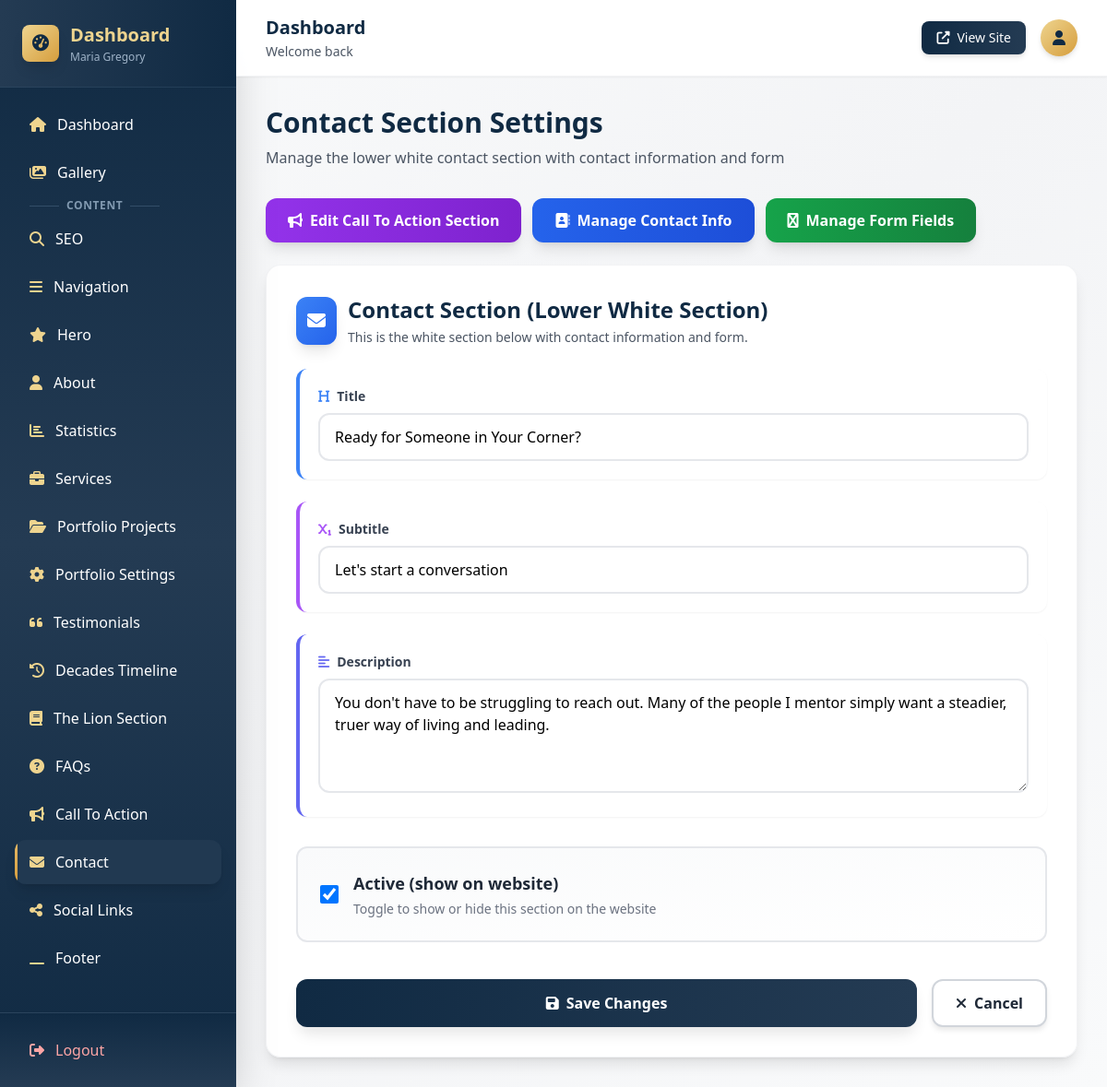
The page /dashboard/contact/ (signed in) on the database as committed earlier.
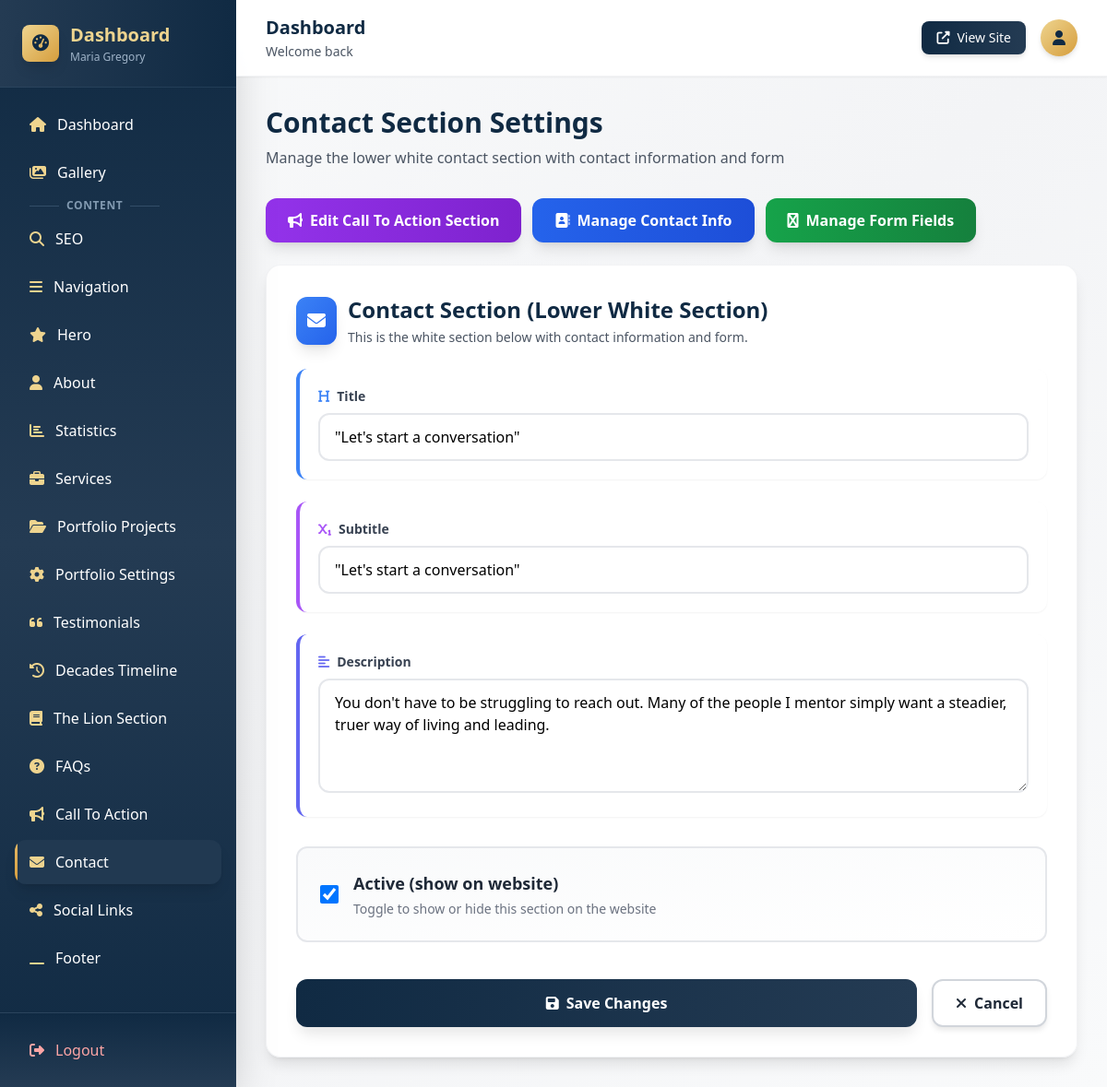
The same page on the database as committed later.
### myApp/models.py (models this page shows, shortened)
class Contact(models.Model):
    cta_title = models.CharField(max_length=200, blank=True)
    cta_subtitle = models.CharField(max_length=300, blank=True)  # Subtitle inside the box
    cta_description = models.TextField(blank=True)
    cta_quote = models.TextField(blank=True)  # Quote below the box
    cta_button1_text = models.CharField(max_length=100, blank=True)
    cta_button1_url = models.CharField(max_length=200, blank=True)
    cta_button2_text = models.CharField(max_length=100, blank=True)
    cta_button2_url = models.CharField(max_length=200, blank=True)
    cta_button3_text = models.CharField(max_length=100, blank=True)
    cta_button3_url = models.CharField(max_length=200, blank=True)
    title = models.CharField(max_length=200)
    subtitle = models.CharField(max_length=300, blank=True)
    description = models.TextField(blank=True)
    content = JSONField(default=dict, blank=True)
    is_active = models.BooleanField(default=True)
    updated_at = models.DateTimeField(auto_now=True)
    class Meta:
        verbose_name_plural = "Contact Sections"

### myApp/dashboard_views.py (the view, shortened to what this page needs)
# urls.py: path('contact/', dashboard_views.contact_edit, name='contact_edit'),
@login_required
def contact_edit(request):
    contact, created = Contact.objects.get_or_create(pk=1)
    context = {'contact': contact}
    return render(request, 'dashboard/contact_edit.html', context)

### myApp/templates/dashboard/contact_edit.html (shortened to what this page needs)
{% extends "dashboard/base.html" %}
{% block content %}
<div class="mb-8">
    <h1 class="text-3xl font-bold text-navy-900 mb-2">Contact Section Settings</h1>
    <p class="text-gray-600">Manage the lower white contact section with contact information and form</p>
</div>
<div class="mb-6 flex flex-wrap gap-3">
    <a href="{% url 'dashboard:cta_edit' %}" class="bg-gradient-to-r from-purple-600 to-purple-700 hover:from-purple-700 hover:to-purple-800 text-white px-6 py-3 rounded-xl font-semibold transition-all duration-200 shadow-lg hover:shadow-xl transform hover:-translate-y-0.5 flex items-center gap-2">
        <i class="fas fa-bullhorn"></i>Edit Call To Action Section
    </a>
    <a href="{% url 'dashboard:contact_info_list' %}" class="bg-gradient-to-r from-blue-600 to-blue-700 hover:from-blue-700 hover:to-blue-800 text-white px-6 py-3 rounded-xl font-semibold transition-all duration-200 shadow-lg hover:shadow-xl transform hover:-translate-y-0.5 flex items-center gap-2">
        <i class="fas fa-address-book"></i>Manage Contact Info
    </a>
    <a href="{% url 'dashboard:contact_form_fields_list' %}" class="bg-gradient-to-r from-green-600 to-green-700 hover:from-green-700 hover:to-green-800 text-white px-6 py-3 rounded-xl font-semibold transition-all duration-200 shadow-lg hover:shadow-xl transform hover:-translate-y-0.5 flex items-center gap-2">
        <i class="fas fa-wpforms"></i>Manage Form Fields
    </a>
</div>
<form method="post" class="glass-effect rounded-2xl shadow-lg border border-gray-200/50 p-8">
    <div class="mb-8">
        <div class="flex items-center gap-3 mb-6">
            <div class="bg-gradient-to-br from-blue-500 to-blue-600 p-3 rounded-xl shadow-lg">
                <i class="fas fa-envelope text-white text-xl"></i>
            </div>
            <div>
                <h2 class="text-2xl font-bold text-navy-900">Contact Section (Lower White Section)</h2>
                <p class="text-sm text-gray-600 mt-1">This is the white section below with contact information and form.</p>
            </div>
        </div>
        <div class="space-y-6">
            <div class="bg-white rounded-xl p-5 border-l-4 border-blue-500 shadow-sm">
                <label class="block text-gray-700 font-semibold mb-2 text-sm flex items-center gap-2">
                    <i class="fas fa-heading text-blue-500"></i>Title
                </label>
                <input type="text" name="title" value="{{ contact.title|default:'' }}" class="w-full px-4 py-3 border-2 border-gray-200 rounded-xl focus:ring-2 focus:ring-navy-500 focus:border-navy-500 transition-all duration-200 bg-white/80 hover:bg-white" required>
            </div>
            <div class="bg-white rounded-xl p-5 border-l-4 border-purple-500 shadow-sm">
                <label class="block text-gray-700 font-semibold mb-2 text-sm flex items-center gap-2">
                    <i class="fas fa-subscript text-purple-500"></i>Subtitle
                </label>
                <input type="text" name="subtitle" value="{{ contact.subtitle|default:'' }}" class="w-full px-4 py-3 border-2 border-gray-200 rounded-xl focus:ring-2 focus:ring-navy-500 focus:border-navy-500 transition-all duration-200 bg-white/80 hover:bg-white">
            </div>
            <div class="bg-white rounded-xl p-5 border-l-4 border-indigo-500 shadow-sm">
                <label class="block text-gray-700 font-semibold mb-2 text-sm flex items-center gap-2">
                    <i class="fas fa-align-left text-indigo-500"></i>Description
                </label>
                <textarea name="description" rows="4" class="w-full px-4 py-3 border-2 border-gray-200 rounded-xl focus:ring-2 focus:ring-navy-500 focus:border-navy-500 transition-all duration-200 bg-white/80 hover:bg-white resize-y">{{ contact.description|default:'' }}</textarea>
            </div>
        </div>
    </div>
    <div class="bg-gradient-to-br from-gray-50 to-white rounded-xl p-6 border-2 border-gray-200 mb-6">
        <label class="flex items-center cursor-pointer group">
            <input type="checkbox" name="is_active" {% if contact.is_active %}checked{% endif %} class="w-5 h-5 text-navy-600 border-gray-300 rounded focus:ring-navy-500 cursor-pointer">
            <div class="ml-4">
                <span class="text-gray-800 font-semibold text-lg group-hover:text-navy-900 transition-colors">Active (show on website)</span>
                <p class="text-sm text-gray-500 mt-1">Toggle to show or hide this section on the website</p>
            </div>
        </label>
    </div>
    <div class="flex gap-4 pt-4">
        <button type="submit" class="btn-primary flex-1">
            <i class="fas fa-save"></i>Save Changes
        </button>
        <a href="{% url 'dashboard:index' %}" class="btn-outline">
            <i class="fas fa-times"></i>Cancel
        </a>
    </div>
</form>
{% endblock %}

### myApp/templates/dashboard/base.html (shortened to what this page needs)
<!DOCTYPE html>
<html lang="en">
<head>
    <script src="https://cdn.tailwindcss.com"></script>
    <link rel="stylesheet" href="https://cdnjs.cloudflare.com/ajax/libs/font-awesome/6.5.1/css/all.min.css">
</head>
<body class="bg-gradient-to-br from-gray-50 via-gray-100 to-gray-50">
    <div class="flex h-screen overflow-hidden">
        <aside class="w-64 bg-gradient-to-b from-navy-900 via-navy-800 to-navy-900 text-white flex flex-col shadow-2xl relative z-10">
            <div class="p-6 border-b border-navy-700/50 bg-gradient-to-r from-navy-800 to-navy-900">
                <div class="flex items-center space-x-3">
                    <div class="w-10 h-10 bg-gradient-to-br from-beige-400 to-beige-600 rounded-lg flex items-center justify-center shadow-lg">
                        <i class="fas fa-tachometer-alt text-navy-900 text-lg"></i>
                    </div>
                    <div>
                        <h1 class="text-xl font-bold text-beige-400">Dashboard</h1>
                        <p class="text-xs text-navy-300 mt-0.5">Maria Gregory</p>
                    </div>
                </div>
            </div>
            <nav class="flex-1 overflow-y-auto p-4 space-y-1">
                <a href="{% url 'dashboard:index' %}" class="sidebar-link flex items-center px-4 py-3 rounded-xl hover:bg-navy-800/60 transition-all duration-200 group ">
                    <i class="fas fa-home mr-3 text-beige-400 group-hover:scale-110 transition-transform"></i>
                    <span class="font-medium">Dashboard</span>
                </a>
                <a href="{% url 'dashboard:gallery' %}" class="sidebar-link flex items-center px-4 py-3 rounded-xl hover:bg-navy-800/60 transition-all duration-200 group ">
                    <i class="fas fa-images mr-3 text-beige-400 group-hover:scale-110 transition-transform"></i>
                    <span class="font-medium">Gallery</span>
                </a>
                <div class="mt-6 mb-3 text-xs font-semibold text-navy-400 uppercase tracking-wider px-4 flex items-center">
                    <span class="w-8 h-px bg-navy-700 mr-2"></span>
                    Content
                    <span class="w-8 h-px bg-navy-700 ml-2"></span>
                </div>
                <a href="{% url 'dashboard:seo_edit' %}" class="sidebar-link flex items-center px-4 py-3 rounded-xl hover:bg-navy-800/60 transition-all duration-200 group ">
                    <i class="fas fa-search mr-3 text-beige-400 group-hover:scale-110 transition-transform"></i>
                    <span class="font-medium">SEO</span>
                </a>
                <a href="{% url 'dashboard:navigation_edit' %}" class="sidebar-link flex items-center px-4 py-3 rounded-xl hover:bg-navy-800/60 transition-all duration-200 group ">
                    <i class="fas fa-bars mr-3 text-beige-400 group-hover:scale-110 transition-transform"></i>
                    <span class="font-medium">Navigation</span>
                </a>
                <a href="{% url 'dashboard:hero_edit' %}" class="sidebar-link flex items-center px-4 py-3 rounded-xl hover:bg-navy-800/60 transition-all duration-200 group ">
                    <i class="fas fa-star mr-3 text-beige-400 group-hover:scale-110 transition-transform"></i>
                    <span class="font-medium">Hero</span>
                </a>
                <a href="{% url 'dashboard:about_edit' %}" class="sidebar-link flex items-center px-4 py-3 rounded-xl hover:bg-navy-800/60 transition-all duration-200 group ">
                    <i class="fas fa-user mr-3 text-beige-400 group-hover:scale-110 transition-transform"></i>
                    <span class="font-medium">About</span>
                </a>
                <a href="{% url 'dashboard:stats_list' %}" class="sidebar-link flex items-center px-4 py-3 rounded-xl hover:bg-navy-800/60 transition-all duration-200 group ">
                    <i class="fas fa-chart-bar mr-3 text-beige-400 group-hover:scale-110 transition-transform"></i>
                    <span class="font-medium">Statistics</span>
                </a>
                <a href="{% url 'dashboard:services_list' %}" class="sidebar-link flex items-center px-4 py-3 rounded-xl hover:bg-navy-800/60 transition-all duration-200 group ">
                    <i class="fas fa-briefcase mr-3 text-beige-400 group-hover:scale-110 transition-transform"></i>
                    <span class="font-medium">Services</span>
                </a>
                <a href="{% url 'dashboard:portfolio_projects_list' %}" class="sidebar-link flex items-center px-4 py-3 rounded-xl hover:bg-navy-800/60 transition-all duration-200 group ">
                    <i class="fas fa-folder-open mr-3 text-beige-400 group-hover:scale-110 transition-transform"></i>
                    <span class="font-medium">Portfolio Projects</span>
                </a>
                <a href="{% url 'dashboard:portfolio_edit' %}" class="sidebar-link flex items-center px-4 py-3 rounded-xl hover:bg-navy-800/60 transition-all duration-200 group ">
                    <i class="fas fa-cog mr-3 text-beige-400 group-hover:scale-110 transition-transform"></i>
                    <span class="font-medium">Portfolio Settings</span>
                </a>
                <a href="{% url 'dashboard:testimonials_list' %}" class="sidebar-link flex items-center px-4 py-3 rounded-xl hover:bg-navy-800/60 transition-all duration-200 group ">
                    <i class="fas fa-quote-left mr-3 text-beige-400 group-hover:scale-110 transition-transform"></i>
                    <span class="font-medium">Testimonials</span>
                </a>
                <a href="{% url 'dashboard:decades_timeline_items_list' %}" class="sidebar-link flex items-center px-4 py-3 rounded-xl hover:bg-navy-800/60 transition-all duration-200 group ">
                    <i class="fas fa-history mr-3 text-beige-400 group-hover:scale-110 transition-transform"></i>
                    <span class="font-medium">Decades Timeline</span>
                </a>
                <a href="{% url 'dashboard:lion_section_edit' %}" class="sidebar-link flex items-center px-4 py-3 rounded-xl hover:bg-navy-800/60 transition-all duration-200 group ">
                    <i class="fas fa-book mr-3 text-beige-400 group-hover:scale-110 transition-transform"></i>
                    <span class="font-medium">The Lion Section</span>
                </a>
                <a href="{% url 'dashboard:faqs_list' %}" class="sidebar-link flex items-center px-4 py-3 rounded-xl hover:bg-navy-800/60 transition-all duration-200 group ">
                    <i class="fas fa-question-circle mr-3 text-beige-400 group-hover:scale-110 transition-transform"></i>
                    <span class="font-medium">FAQs</span>
                </a>
                <a href="{% url 'dashboard:cta_edit' %}" class="sidebar-link flex items-center px-4 py-3 rounded-xl hover:bg-navy-800/60 transition-all duration-200 group ">
                    <i class="fas fa-bullhorn mr-3 text-beige-400 group-hover:scale-110 transition-transform"></i>
                    <span class="font-medium">Call To Action</span>
                </a>
                <a href="{% url 'dashboard:contact_edit' %}" class="sidebar-link flex items-center px-4 py-3 rounded-xl hover:bg-navy-800/60 transition-all duration-200 group {% if request.resolver_match.url_name == 'contact_edit' %}active bg-navy-800/80 shadow-lg{% endif %}">
                    <i class="fas fa-envelope mr-3 text-beige-400 group-hover:scale-110 transition-transform"></i>
                    <span class="font-medium">Contact</span>
                </a>
                <a href="{% url 'dashboard:social_links_list' %}" class="sidebar-link flex items-center px-4 py-3 rounded-xl hover:bg-navy-800/60 transition-all duration-200 group ">
                    <i class="fas fa-share-alt mr-3 text-beige-400 group-hover:scale-110 transition-transform"></i>
                    <span class="font-medium">Social Links</span>
                </a>
                <a href="{% url 'dashboard:footer_edit' %}" class="sidebar-link flex items-center px-4 py-3 rounded-xl hover:bg-navy-800/60 transition-all duration-200 group ">
                    <i class="fas fa-window-minimize mr-3 text-beige-400 group-hover:scale-110 transition-transform"></i>
                    <span class="font-medium">Footer</span>
                </a>
            </nav>
            <div class="p-4 border-t border-navy-700/50 bg-gradient-to-t from-navy-800 to-navy-900">
                <a href="{% url 'dashboard:logout' %}" class="flex items-center px-4 py-3 rounded-xl hover:bg-red-600/20 transition-all duration-200 text-red-300 hover:text-red-200 group">
                    <i class="fas fa-sign-out-alt mr-3 group-hover:scale-110 transition-transform"></i>
                    <span class="font-medium">Logout</span>
                </a>
            </div>
        </aside>
        <main class="flex-1 overflow-y-auto">
            <div class="glass-effect border-b border-gray-200/50 sticky top-0 z-20 shadow-sm">
                <div class="px-8 py-4 flex items-center justify-between">
                    <div>
                        <h2 class="text-xl font-bold text-navy-900">{% block page_title %}Dashboard{% endblock %}</h2>
                        <p class="text-sm text-gray-600 mt-0.5">{% block page_subtitle %}Welcome back{% endblock %}</p>
                    </div>
                    <div class="flex items-center space-x-4">
                        <a href="/" target="_blank" class="px-4 py-2 bg-gradient-to-r from-navy-900 to-navy-800 text-white rounded-lg hover:from-navy-800 hover:to-navy-700 transition-all duration-200 shadow-md hover:shadow-lg flex items-center space-x-2">
                            <i class="fas fa-external-link-alt text-sm"></i>
                            <span class="text-sm font-medium">View Site</span>
                        </a>
                        <div class="w-10 h-10 bg-gradient-to-br from-beige-400 to-beige-600 rounded-full flex items-center justify-center shadow-md">
                            <i class="fas fa-user text-navy-900"></i>
                        </div>
                    </div>
                </div>
            </div>
            <div class="p-8">
                {% block content %}{% endblock %}
            </div>
        </main>
    </div>
</body>
</html>

Rows that differ between the two databases and show on the page:
changed Contact: title "Ready for Someone in Your Corner?" → "\"Let's start a conversation\""; subtitle "Let's start a conversation" → "\"Let's start a conversation\""
